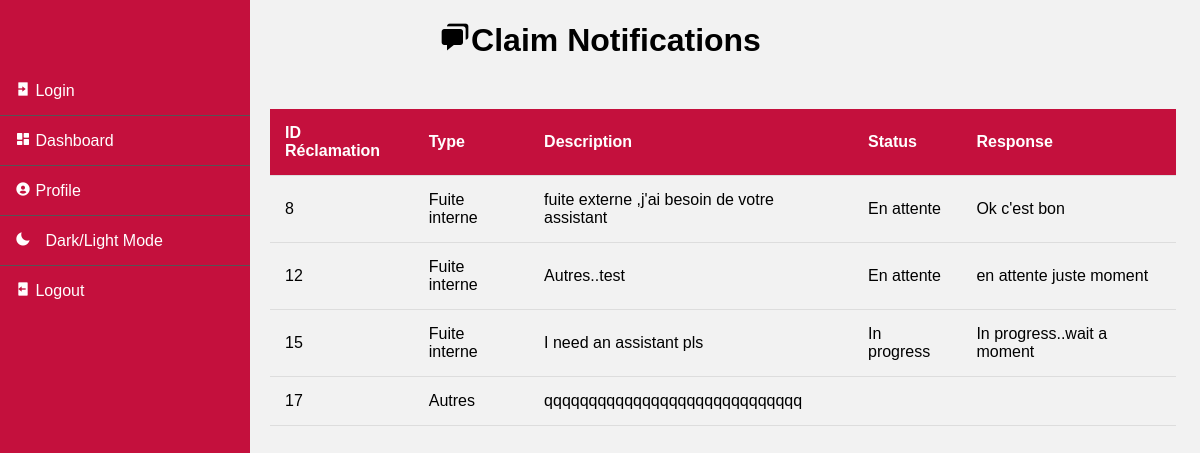
The page /notification.php (signed in) on the database its author committed.
### tables this page shows
CREATE TABLE `reclamation` (
  `ID_RECLAMATION` int(11) NOT NULL,
  `CIN_CL` varchar(255) DEFAULT NULL,
  `TYPE` varchar(255) DEFAULT NULL,
  `DESCRIPTION` varchar(255) DEFAULT NULL,
  `REPONSE` varchar(255) NOT NULL,
  `STATUS` varchar(255) DEFAULT NULL
);

### notification.php (the view, shortened to what this page needs)
<?php
include 'db_connect.php';
$cin_cl_session = $_SESSION['cin'];
$sql = "SELECT ID_RECLAMATION, TYPE, DESCRIPTION, STATUS, REPONSE FROM reclamation WHERE CIN_CL = '$cin_cl_session'";
$result = $con->query($sql);
?>
<!DOCTYPE html>
<html lang="fr">
<head>
    <link href='https://unpkg.com/boxicons@2.1.4/css/boxicons.min.css' rel='stylesheet'>
</head>
<body>
    <h1><i class='bx bxs-chat'></i>Claim Notifications</h1>
    <div class="sidebar">
            <nav class="main-menu">
                <div class="scrollbar" id="style-1">
                    <ul>
                        <li>
                            <a href="login.php">
                            <i class='bx bxs-log-in'></i>
                                <span class="nav-text">Login</span>
                            </a>
                        </li>
                        <li>
                            <a href="dashboardCl.php">
                            <i class='bx bxs-dashboard' ></i>
                                <span class="nav-text">Dashboard</span>
                            </a>
                        </li>
                        <li>
                            <a href="profileCl.php">
                                <i class='bx bxs-user-circle'></i>
                                <span class="nav-text">Profile</span>
                            </a>
                        </li>
<li>
    <a href="#" id="dark-light-mode" onclick="toggleDarkLight()">
        <i class='bx bxs-moon'></i>
        <span class="nav-text">Dark/Light Mode</span>
    </a>
</li>
                        <li>
                            <a href="logout.php">
                            <i class='bx bxs-log-out'></i>
                                <span class="nav-text">Logout</span>
                            </a>
                        </li>
                    </ul>
                </div>
            </nav>
        </div>
    <table>
        <thead>
            <tr>
                <th>ID Réclamation</th>
                <th>Type</th>
                <th>Description</th>
                <th>Status</th>
                <th>Response</th>
            </tr>
        </thead>
        <tbody>
            <?php
            if ($result->num_rows > 0) {
                while ($row = $result->fetch_assoc()) {
                    echo "<tr>";
                    echo "<td>" . $row["ID_RECLAMATION"] . "</td>";
                    echo "<td>" . $row["TYPE"] . "</td>";
                    echo "<td>" . $row["DESCRIPTION"] . "</td>";
                    echo "<td>" . $row["STATUS"] . "</td>";
                    echo "<td>" . $row["REPONSE"] . "</td>";
                    echo "</tr>";
                }
            } else {
                echo "<tr><td colspan='5'>No reclamations found</td></tr>";
            }
            ?>
        </tbody>
    </table>
</body>
</html>

### notification.php (style rules this page uses)
body { font-family: Arial, sans-serif; background-color: #f2f2f2; margin: 0; padding: 0; }
h1 { text-align: center; margin-bottom: 20px; }
table { width: calc(98% - 270px); margin-left: 270px; table-layout: auto; border-collapse: collapse; margin-top: 50px; margin-right: 260px; }
th, td { padding: 15px; text-align: left; border-bottom: 1px solid #ddd; }
th { background-color: #c4103d; color: white; }
tr:nth-child(even) { background-color: #f2f2f2; }
.sidebar { position: fixed; top: 0; left: 0; width: 250px; height: 100vh; background-color: #333; padding-top: 50px; transition: left 0.3s ease; background-color: #c4103d; transition: left 0.3s ease, transform 0.3s ease; transform: perspective(800px) ; }
.sidebar ul { list-style-type: none; padding: 0; }
.sidebar ul li { padding: 15px; border-bottom: 1px solid #555; transition: background-color 0.3s ease; transform-style: preserve-3d; }
.sidebar ul li:last-child { border-bottom: none; }
.sidebar ul li a { color: #fff; text-decoration: none; transition: color 0.3s ease; }
#dark-light-mode { color: #fff; text-decoration: none; transition: color 0.3s ease; }
#dark-light-mode i { margin-right: 10px; }

### rows shown on the page
reclamation: ID_RECLAMATION "8", TYPE "Fuite interne", DESCRIPTION "fuite externe ,j'ai besoin de votre assistant", STATUS "En attente", REPONSE "Ok c'est bon"
reclamation: ID_RECLAMATION "12", TYPE "Fuite interne", DESCRIPTION "Autres..test", STATUS "En attente", REPONSE "en attente juste moment"
reclamation: ID_RECLAMATION "15", TYPE "Fuite interne", DESCRIPTION "I need an assistant pls", STATUS "In progress", REPONSE "In progress..wait a moment"
reclamation: ID_RECLAMATION "17", TYPE "Autres", DESCRIPTION "qqqqqqqqqqqqqqqqqqqqqqqqqqqqq"
